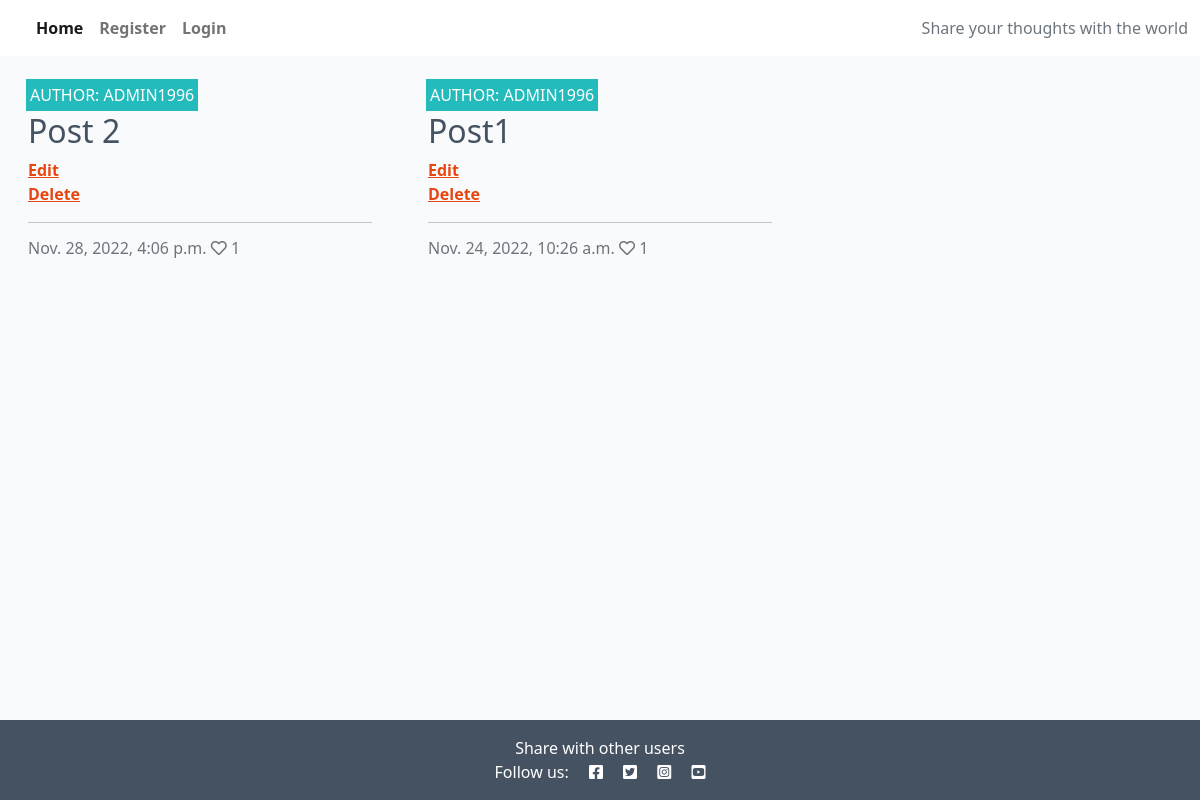
The app's page /, older data.
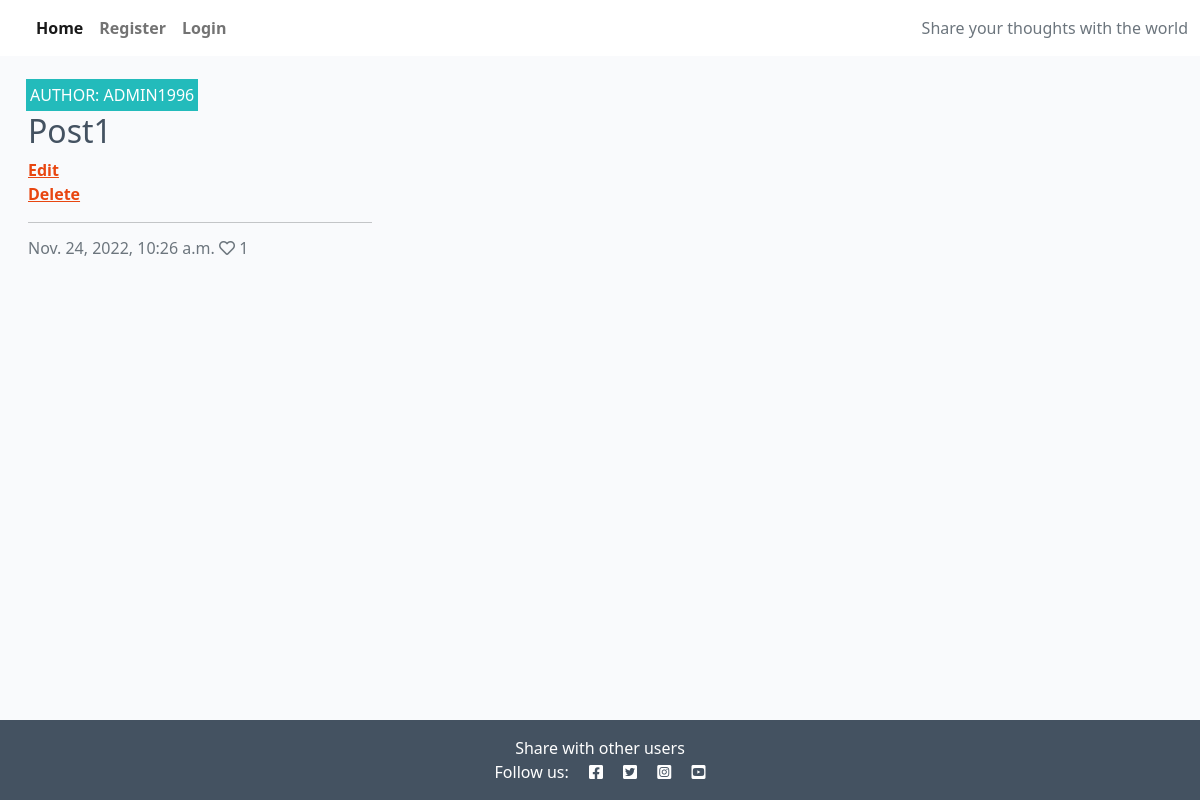
The same page, newer data.
### blog/models.py (models this page shows, shortened)
class Post(models.Model):
    title = models.CharField(max_length=200, unique=True)
    slug = models.SlugField(max_length=200, unique=True)
    author = models.ForeignKey(
        User, on_delete=models.CASCADE, related_name="blog_posts"
    )
    featured_image = CloudinaryField('image', default='placeholder')
    excerpt = models.TextField(blank=True)
    updated_on = models.DateTimeField(auto_now=True)
    content = models.TextField()
    created_on = models.DateTimeField(auto_now_add=True)
    status = models.IntegerField(choices=STATUS, default=0)
    likes = models.ManyToManyField(
        User, related_name='blogpost_like', blank=True)
    class Meta:
        ordering = ["-created_on"]
    def number_of_likes(self):
        return self.likes.count()

### blog/views.py (the view)
# urls.py: path('', views.PostList.as_view(), name='home'),
class PostList(generic.ListView):
    model = Post
    queryset = Post.objects.filter(status=1).order_by("-created_on")
    template_name = "index.html"
    paginate_by = 6

### templates/index.html (shortened to what this page needs)
{% extends "base.html" %}
{% block content %}
<div class="container-fluid">
    <div class="row">
        <div class="col-12 mt-3 left">
            <div class="row">
                {% for post in post_list %}
                <div class="col-md-4">
                    <div class="card mb-4">
                        <div class="card-body">
                            <div class="image-container">
                                <div class="image-flash">
                                    <p class="author">Author: {{ post.author }}</p>
                                </div>
                            </div>
                            <a href="{% url 'post_detail' post.slug %}" class="post-link">
                                <h2 class="card-title">{{ post.title }}</h2>
                            </a>
                            <a class="nav-item" href=" {% url 'edit_post' post.id %}">Edit
                            </a>
                            <a class="nav-item" href=" {% url 'delete_confirm' post.id %}">Delete
                            </a>
                            <hr />
                            <p class="card-text text-muted h6">{{ post.created_on}} <i class="far fa-heart"></i>
                                {{ post.number_of_likes }}</p>
                        </div>
                    </div>
                </div>
                {% endfor %}
            </div>
        </div>
    </div>
</div>
{%endblock%}

### templates/base.html (shortened to what this page needs)
{% load static %}
<!DOCTYPE html>
<html class="h-100">
<head>
    <link rel="stylesheet" href="https://cdnjs.cloudflare.com/ajax/libs/font-awesome/5.15.3/css/all.min.css">
    <link href="https://cdn.jsdelivr.net/npm/bootstrap@5.0.1/dist/css/bootstrap.min.css" rel="stylesheet"
>
    <link rel="stylesheet" href="{% static 'css/style.css' %}">
</head>
<body class="d-flex flex-column h-100 main-bg">
    <nav class="navbar navbar-expand-lg navbar-light bg-white">
        <div class="container-fluid">
            <div class="collapse navbar-collapse" id="navbarText">
                <ul class="navbar-nav me-auto mb-2 mb-lg-0">
                    <li class="nav-item">
                        <a class="nav-link active" aria-current="page" href="{% url 'home' %}">Home</a>
                    </li>
                    {% if user.is_authenticated %}
                    <li class="nav-item">
                        <a class="nav-link" href="{% url 'account_logout' %}">Logout</a>
                    </li>
                    {% else %}
                    <li class="nav-item">
                        <a class="nav-link" href="{% url 'account_signup' %}">Register</a>
                    </li>
                    <li class="nav-item">
                        <a class="nav-link" href="{% url 'account_login' %}">Login</a>
                    </li>
                    {% endif %}
                </ul>
                <span class="navbar-text text-muted">
                    Share your thoughts with the world
                </span>
            </div>
        </div>
    </nav>
    <main class="flex-shrink-0 main-bg">
        {% block content %}{% endblock content %}
    </main>
    <footer class="footer mt-auto py-3 dark-bg">
        <p class="m-0 text-center text-white">Share with other users</p>
        <p class="m-0 text-center text-white">Follow us: <i class="fab fa-facebook-square ms-3"></i>
            <i class="fab fa-twitter-square ms-3"></i>
            <i class="fab fa-instagram-square ms-3"></i>
            <i class="fab fa-youtube-square ms-3"></i></p>
    </footer>
</body>
</html>

### static/css/style.css (style rules this page uses)
body { background-color: #F9FAFC; }
.dark-bg { background-color: #445261; }
.main-bg { background-color: #F9FAFC; }
.card { border: none; background-color: transparent; }
.image-container { position: relative; }
.image-flash { position: absolute; bottom: 5%; min-width: 30%; left: -2px; background-color: #23BBBB; }
.author { color: white; margin: 4px; text-transform: uppercase; }
.post-link { text-decoration: none; color: #445261; }
.nav-link { position: right; }
.nav-item { color: #E84610; font-weight: bold; border: none; background: transparent; }
.card-text { color: #E84610; border: none; background: transparent; }

Row changes from the older to the newer data that the page shows:
removed Post: author "ADMIN1996", title "Post 2", created_on "Nov. 28, 2022, 4:06 p.m.", number_of_likes "1"
